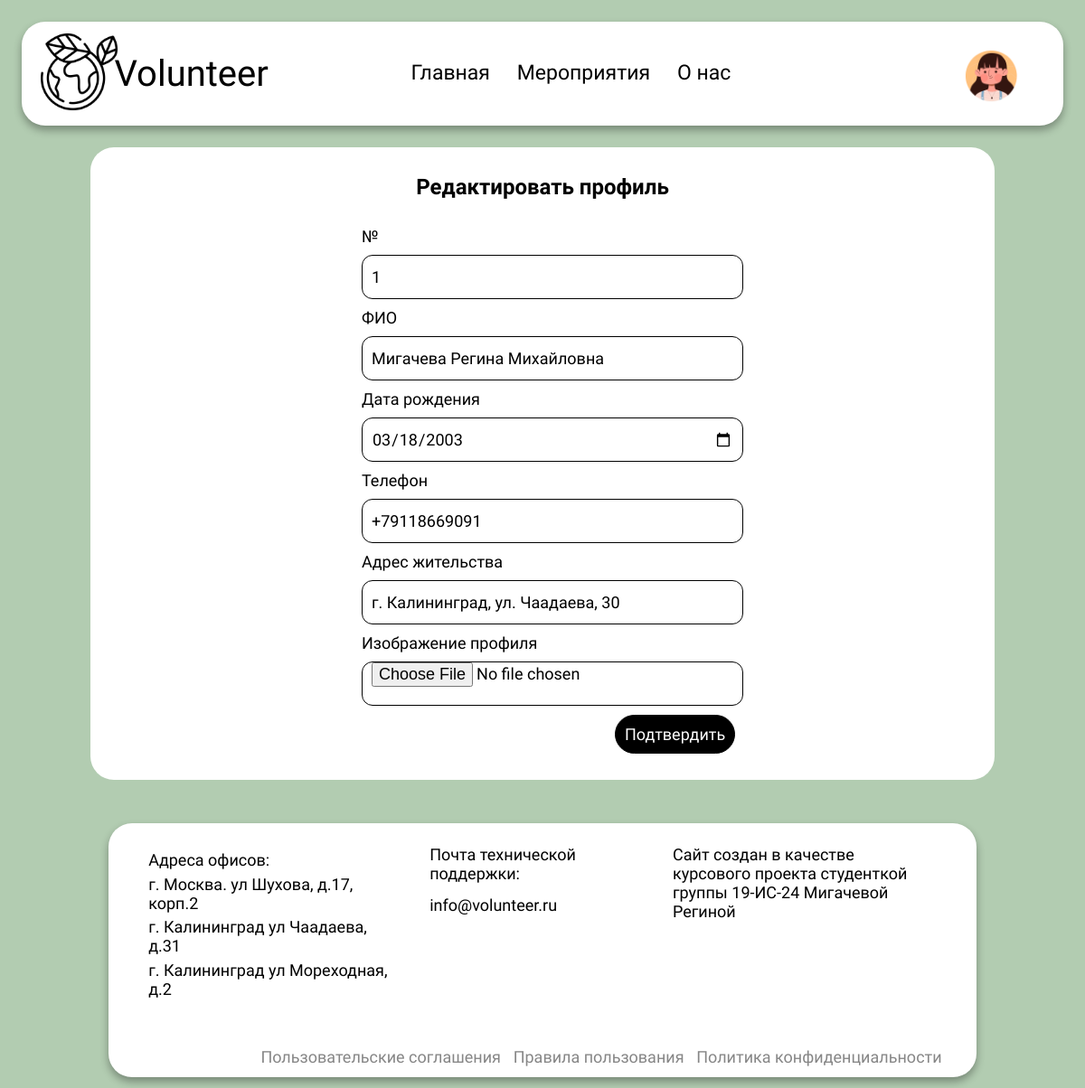
/application/views/edit_volun.php (signed in), run on the app's committed database.
### tables this page shows
CREATE TABLE `volonter` (
  `id_volonter` int NOT NULL,
  `fio` varchar(200) NOT NULL,
  `adres_zitel` varchar(200) NOT NULL,
  `date_birthday` date NOT NULL,
  `otrabot_chas` int NOT NULL,
  `kol_meropr` int NOT NULL,
  `fk_user` int NOT NULL,
  `img` varchar(200) NOT NULL,
  `tel` varchar(200) NOT NULL
);

### application/views/edit_volun.php (the view, shortened to what this page needs)
<?php
include '../conf/db.php';
$id_user = $_SESSION['user']['id_user'];
$select = mysqli_query($connect, "SELECT * FROM `volonter` WHERE `fk_user` = '$id_user'");
$profile_v = mysqli_fetch_assoc($select);
?>
<!DOCTYPE html>
<html lang="en">
<head>
    <link rel="stylesheet" href="/css/style.css">
    <link rel="stylesheet" href="https://cdnjs.cloudflare.com/ajax/libs/animate.css/4.1.1/animate.min.css" />
</head>
<body>
<section class="header">
        <nav>
            <a href="/index.php"><img src="/img/assets/logo.png"></a>
            <p>Volunteer</p>
            <div class="nav-links" id="navLinks">
                <ul style="padding-right: 20%">
                    <li><a href="/index.php">Главная</a></li>
                    <li><a href="events.php">Мероприятия</a></li>
                    <li><a href="contacts.php">О нас</a></li>
                </ul>
            </div>
            <div class="action">
                <div class="profile_small" onclick="menuToggle()">
                    <img src="<?="/img/uploads/" . $profile_v['img'] ?>" alt="">
                </div>
            </div>
        </nav>
    </section>
    <section class="edit">
        <h1>Редактировать профиль</h1>
        <form action="../core/edit.php" method="POST" enctype="multipart/form-data" class="form_reg">
            <p>№</p>
            <input type="text" name="id_volonter" value="<?= $profile_v['id_volonter'] ?>" readonly>
            <p>ФИО</p>
            <input type="text" name="fio" value="<?= $profile_v['fio'] ?>">
            <p>Дата рождения</p>
            <input type="date" name="date_birthday" value="<?= $profile_v['date_birthday'] ?>">
            <p>Телефон</p>
            <input type="tel" name="tel" value="<?= $profile_v['tel'] ?>">
            <p>Адрес жительства</p>
            <input type="text" name="adres_zitel" value="<?= $profile_v['adres_zitel'] ?>">
            <p>Изображение профиля</p>
            <input type="file" name="img_profile">
            <button type="submit">Подтвердить</button>
        </form>
    </section>
    <footer>
        <div class="footer">
            <div class="adresa">
                <p>Адреса офисов:</p>
                <p>г. Москва. ул Шухова, д.17, корп.2</p>
                <p>г. Калининград ул Чаадаева, д.31</p>
                <p>г. Калининград ул Мореходная, д.2</p>
            </div>
            <div class="email">
                <p>Почта технической поддержки:</p>
                <a href="#">info@volunteer.ru</a>
            </div>
            <div class="me">
                <p>Сайт создан в качестве курсового проекта студенткой группы 19-ИС-24 Мигачевой Региной</p>
            </div>
        </div>
        <div class="links_b">
            <a href="#">Пользовательские соглашения</a>
            <a href="#">Правила пользования</a>
            <a href="#">Политика конфиденциальности</a>
        </div>
    </footer>
</body>
</html>

### css/style.css (style rules this page uses)
* { margin: 0; padding: 0; font-family: "Montserrat Alternates", sans-serif; }
body { background-color: #b2ccb1; }
.header { width: 100%; background-position: center; background-size: cover; position: relative; }
nav { display: flex; margin: 2%; justify-content: space-between; align-items: center; position: relative; background-color: #ffffff; border-radius: 26px; height: 115px; box-shadow: 0px 5px 10px 0px rgba(0, 0, 0, 0.329); }
nav p { font-size: 40px; padding: 1%; }
nav img { width: 91px; height: 91px; padding-left: 20%; }
.nav-links { flex: 1; text-align: center; }
.nav-links ul li { list-style: none; display: inline-block; padding: 2%; position: relative; }
.nav-links ul li a { color: #000000; text-decoration: none; font-size: 23px; font-weight: 400; line-height: 27px; }
.nav-links ul li::after { content: ""; width: 0%; height: 2px; background: #000000; display: block; margin: auto; transition: 0.5s; }
footer { background-color: #ffffff; border-radius: 26px; padding-top: 2%; padding-bottom: 1%; justify-content: center; margin-left: 10%; margin-top: 4%; margin-right: 10%; margin-bottom: 1%; box-shadow: 0px 5px 10px 0px rgba(0, 0, 0, 0.329); }
.footer { display: flex; }
.adresa { font-weight: 400; font-size: 18px; line-height: 21px; width: 30%; padding-left: 4%; }
.adresa p { margin: 2%; }
.email { font-weight: 400; font-size: 18px; line-height: 21px; padding-left: 3%; width: 20%; }
.email p { margin-bottom: 14px; }
.email a { text-decoration: none; color: #000000; cursor: pointer; }
.me { font-weight: 400; font-size: 18px; line-height: 21px; width: 30%; padding-right: 4%; padding-left: 8%; }
.links_b { font-weight: 400; font-size: 18px; line-height: 21px; padding-top: 5%; padding-right: 4%; text-align: right; }
.links_b a { text-decoration: none; color: #868686; cursor: pointer; padding-left: 1%; }
.action { position: relative; top: 2px; right: 50px; z-index: 1; }
.action .profile_small { position: relative; width: 60px; height: 60px; border-radius: 50%; overflow: hidden; cursor: pointer; }
.action .profile_small img { position: absolute; top: 0; right: 0; width: 100%; height: 100%; object-fit: cover; }
.edit { height: 700px; width: 1000px; margin: auto; background-color: #ffffff; border-radius: 26px; }
.edit h1 { text-align: center; padding-top: 30px; }
.form_reg { margin-left: 300px; margin-top: 30px; }
.form_reg p { font-size: 18px; margin-top: 10px; margin-bottom: 10px; }
.form_reg input { width: 400px; height: 47px; border: 1px solid #000000; border-radius: 12px; font-size: 18px; padding-left: 10px; padding-right: 10px; }
.form_reg button { display: inline-block; text-decoration: none; color: #ffffff; border: 1px solid #000000; padding: 10px; margin-top: 10px; margin-left: 280px; font-weight: 400; font-size: 18px; line-height: 21px; background: #000000; cursor: pointer; border-radius: 26px; }

### data on the page
volonter: img (picture), id_volonter "1", fio "Мигачева Регина Михайловна", date_birthday "03/18/2003", tel "+79118669091", adres_zitel "г. Калининград, ул. Чаадаева, 30"
